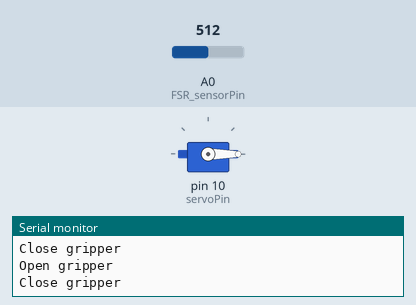
The sketch below on a simulated Arduino Uno, built with avr-gcc and run on an emulated ATmega328P. On the bench: servo, the last lines printed to the serial monitor. Inputs (shaded band) come from the test bench; at power-on: A0 (FSR_sensorPin) = 512.

Above: at 5.8 s.
5.9 s: A0 (FSR_sensorPin) set to 414
10.2 s: A0 (FSR_sensorPin) set to 384
At 11.93 s:
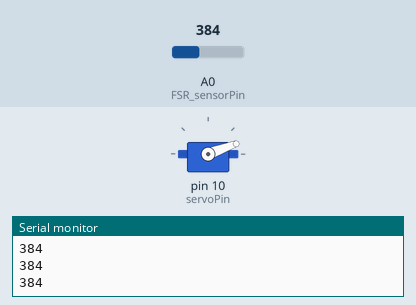
At 13.55 s:
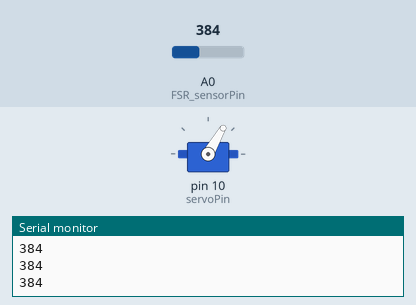
14.5 s: A0 (FSR_sensorPin) set to 410
18.8 s: A0 (FSR_sensorPin) set to 390
At 22.17 s:
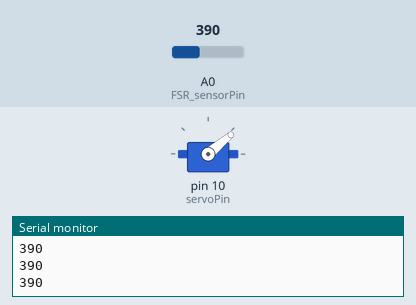
26.2 s: A0 (FSR_sensorPin) set to 511
30.5 s: A0 (FSR_sensorPin) set to 306
At 38.7 s:
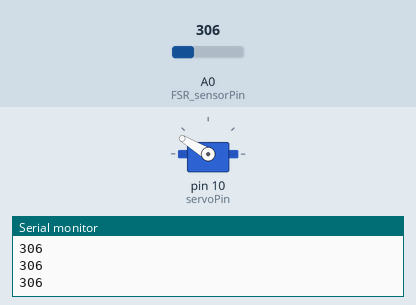
Timing chart, 0 to 39.8 s (numbered marks = the images above; inputs shaded):
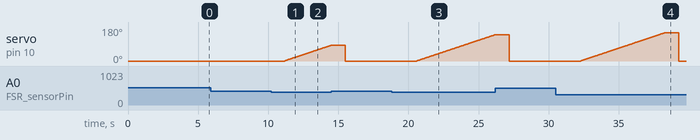

The sketch:

pressureSensing.ino
```cpp
//---------------------------------------
// Include the Arduino Stepper Library
#include <Stepper.h>
#include <Servo.h>
#include <Adafruit_MotorShield.h>

// Define variables:
const int servoPin = 10;               // Gripper (servo)
const int FSR_sensorPin = A0;          // FSR (1 sensor) gripper

Servo myservo;                         // Servo (object)

//-----------------------------------------
void setup() {
  //Serial Port begin
  Serial.begin (9600);

  //Gripper Servo
  myservo.write(0);         // Set the Gripper to zero (Open)
  myservo.attach(servoPin);
}
//-----------------------------------------
void loop() {
  //Gripper Executions
  Serial.println("Open gripper");
  openGripper();           // Call for Open Gripper
  delay(1000);
  Serial.println("Close gripper");
  closeGripper();          // Call for Close Gripper
  delay(1000);
}
//-----------------------------------------
void openGripper() {
  myservo.attach(servoPin);
  myservo.write(0); // Go to open position
  delay(1000);
}

void closeGripper() {
  int force;
  int position;

  for (position = 0; position < 150; position++) {
    myservo.write(position);
    delay(40);
    force = analogRead(FSR_sensorPin);
    if (force > 400){    // Change the FSR Pressure Constraint
        myservo.detach();                     // Stop the Servo from continuing
        break;}
    Serial.println(force);
  }

}
//-----------------------------------------
```

Measured:
- the behaviour switches between 401 and 400 on A0 (FSR_sensorPin) (found by bisection; images 0 and 1)
- after the input at 10.2 s, servo on pin 10 (servoPin): moves from 0° to 83° over 3.3 s, starting after 0.96 s
- after the input at 18.8 s, servo on pin 10 (servoPin): moves from 0° to 139° over 5.6 s, starting after 1.8 s
- after the input at 30.5 s, servo on pin 10 (servoPin): rises from 0° to 149° in 6.0 s, then falls to 0° in 1.0 s
